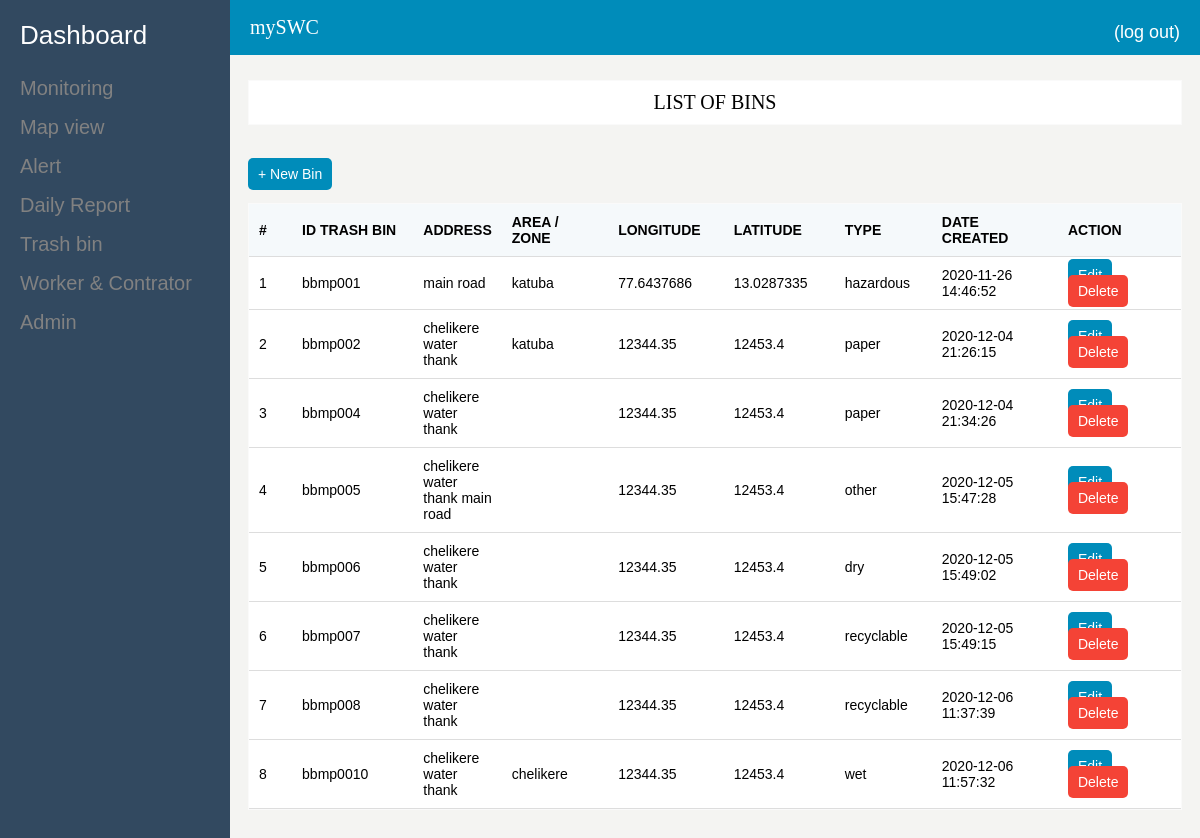
Page /listTrash.php on the committed database.
### tables this page shows
CREATE TABLE `trash` (
  `_idTrash` int(11) NOT NULL,
  `longi` varchar(45) DEFAULT NULL,
  `lat` varchar(45) DEFAULT NULL,
  `address` varchar(45) DEFAULT NULL,
  `area` varchar(50) NOT NULL,
  `idTrash` varchar(45) DEFAULT NULL,
  `dateTrash` datetime DEFAULT current_timestamp(),
  `typeTrash` varchar(255) DEFAULT NULL
);

### modals/Ftrash.php (called while the page is built, shortened)
<?php
class Ftrash
{
    static function getAllTrash()
    {
        $con=Database::getConnection();
        $req=$con->prepare('SELECT * FROM trash');
        $req->execute(array());
        return $req->fetchAll();
    }
}

### listTrash.php (the view, shortened to what this page needs)
<!DOCTYPE html>
<html lang="en">
<head>
    <link rel="stylesheet" href="assets/style/menu.css">
    <link rel="stylesheet" href="assets/style/main.css">
</head>
<body>
    <section>
        <?php include_once 'commons/menu.php';?>
        <?php include_once 'commons/header.php';?>
        <?php
            include_once 'modals/Ftrash.php';
            $trahs=Ftrash::getAllTrash();
        ?>
    </section>
    <section class="body-container">
        <div class="ml-24">
            <div class="panel mb-4">
                <p>LIST OF BINS</p>
            </div>
            <div class="m-2">
                <a class="btn btn-primary" href="newTrash.php">+ New Bin</a>
            </div>
            <div class="panel">
                <table>
                    <thead>
                    <tr>
                        <th style="width: 40px">#</th>
                        <th style="width: 140px">ID TRASH BIN</th>
                        <th>ADDRESS</th>
                        <th style="width: 120px">AREA / ZONE</th>
                        <th style="width: 110px">LONGITUDE</th>
                        <th style="width: 110px">LATITUDE</th>
                        <th style="width: 90px">TYPE</th>
                        <th style="width: 150px">DATE CREATED</th>
                        <th style="width: 150px">ACTION</th>
                    </tr>
                    </thead>
                    <tbody>
                    <?php foreach($trahs as $k => $trah):?>
                        <tr>
                            <td><?=$k+1;?></td>
                            <td><?=$trah['idTrash'];?></td>
                            <td><?=$trah['address'];?></td>
                            <td><?=$trah['area'];?></td>
                            <td><?=$trah['longi'];?></td>
                            <td><?=$trah['lat'];?></td>
                            <td><?=$trah['typeTrash'];?></td>
                            <td><?=$trah['dateTrash'];?></td>
                            <td>
                                <a class="btn btn-primary" href="editTrash.php?idTrash=<?=$trah['_idTrash'];?>">Edit</a>
                                <a class="btn btn-danger" href="controllers/deleteTrash.php?idTrash=<?=$trah['_idTrash'];?>">Delete</a>
                            </td>
                        </tr>
                    <?php endforeach;?>
                </table>
            </div>
        </div>
    </section>
</body>
</html>

### assets/style/main.css (style rules this page uses)
body { background-color: #f4f4f2; }
.ml-24 { margin-left: 220px; }
.body-container { margin-top: 80px; margin-bottom: 30px; width: 100%; height: 100%; }
.panel { margin: 20px 10px 50px 20px; border: 1px solid #fafafa; background-color: #ffffff; }
.panel p { text-align: center; font-size: 20px; font-family: Arial black; margin: 10px; }
table { border-collapse: collapse; width: 100%; }
th, td { padding: 10px; text-align: left; font-family: Arial; font-size: 14px; border-bottom: 1px solid #ddd; }
th { background-color: #F5F9FB; }
td { height: 30px; }
.btn { border: none; border-radius: 5px; color: white; padding: 8px 10px; font-size: 14px; text-decoration: none; font-family: Arial; transition: 0.3s; }
.m-2 { margin: 20px; }
.mb-4 { margin-bottom: 40px; }
.btn-primary { background-color: #008CBA; }
.btn-danger { background-color: #f44336; }

### rows in the picture
trash: idTrash "bbmp001", address "main road", area "katuba", longi "77.6437686", lat "13.0287335", typeTrash "hazardous", dateTrash "2020-11-26 14:46:52"
trash: idTrash "bbmp002", address "chelikere water thank", area "katuba", longi "12344.35", lat "12453.4", typeTrash "paper", dateTrash "2020-12-04 21:26:15"
trash: idTrash "bbmp004", address "chelikere water thank", longi "12344.35", lat "12453.4", typeTrash "paper", dateTrash "2020-12-04 21:34:26"
trash: idTrash "bbmp005", address "chelikere water thank main road", longi "12344.35", lat "12453.4", typeTrash "other", dateTrash "2020-12-05 15:47:28"
trash: idTrash "bbmp006", address "chelikere water thank", longi "12344.35", lat "12453.4", typeTrash "dry", dateTrash "2020-12-05 15:49:02"
trash: idTrash "bbmp007", address "chelikere water thank", longi "12344.35", lat "12453.4", typeTrash "recyclable", dateTrash "2020-12-05 15:49:15"
trash: idTrash "bbmp008", address "chelikere water thank", longi "12344.35", lat "12453.4", typeTrash "recyclable", dateTrash "2020-12-06 11:37:39"
trash: idTrash "bbmp0010", address "chelikere water thank", area "chelikere", longi "12344.35", lat "12453.4", typeTrash "wet", dateTrash "2020-12-06 11:57:32"
